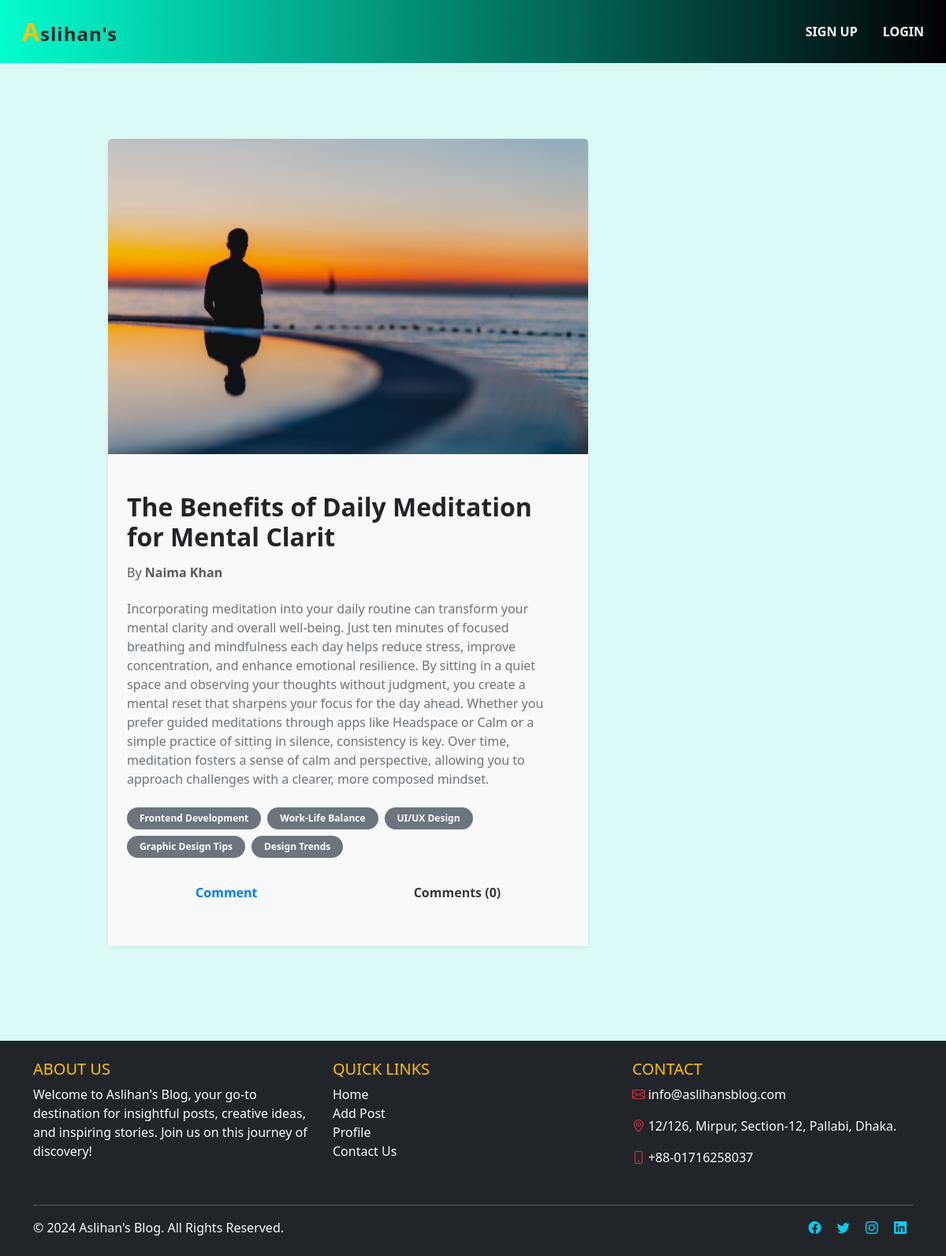
/post/post_details/32/, run on the app's committed database.
### posts/models.py (models this page shows, shortened)
class Post(models.Model):
    title = models.CharField(max_length=50)
    content = models.TextField()
    category = models.ManyToManyField(Category)
    author = models.ForeignKey(User, on_delete=models.CASCADE)
    image = models.ImageField(upload_to='post/', blank=True, null=True)

### categories/models.py (models this page shows, shortened)
class Category(models.Model):
    name = models.CharField(max_length=20)
    slug = models.CharField(max_length=100, unique=True, null=True, blank = True)

### posts/views.py (the view, shortened to what this page needs)
# urls.py: path('post_details/<int:id>/', views.PostDetails.as_view(), name = 'post_details'),
class PostDetails(DetailView):
    model = models.Post
    template_name = 'post_details.html'
    pk_url_kwarg = 'id'
    def get_context_data(self, **kwargs):
        context = super().get_context_data(**kwargs)
        post = self.object # post model er object ekhane store korlam
        comments = post.comments.all()
        comment_form = forms.CommentForm()
        context['comments'] = comments
        context['comment_form'] = comment_form
        return context

### posts/templates/post_details.html (shortened to what this page needs)
{% extends "base.html" %}
{% block content %}
<div class="container py-5">
  <div class="row justify-content-center">
    <div class="col-lg-10">
      <div class="row">
        <div class="col-lg-8 mb-4">
          <div class="card shadow-sm border-0 rounded-lg">
            {% if post.image %}
            <img
              src="{{ post.image.url }}"
              class="card-img-top"
              alt="Post Image"
              style="max-height: 400px; object-fit: cover;"
            />
            {% endif %}
            <div class="card-body px-4 py-5 bg-light">
              <h2 class="card-title fw-bold text-dark mb-3">{{ post.title }}</h2>
              <h6 class="text-muted">
                By <span class="fw-bold">{{ post.author.first_name }} {{ post.author.last_name }}</span>
              </h6>
              <p class="card-text text-secondary mt-4">{{ post.content }}</p>
              <div class="d-flex flex-wrap gap-2 mt-4">
                {% for cat in post.category.all %}
                <span class="badge bg-secondary text-white px-3 py-2 rounded-pill">{{ cat.name }}</span>
                {% endfor %}
              </div>
              <div class="d-flex justify-content-around align-items-center gap-4 mt-4">
                <a
                  id="toggleCommentForm"
                  class="text-decoration-none fw-bold px-3 py-2"
                  onclick="toggleSection('commentFormSection')"
                  style="
                    color: #007bff;
                    transition: all 0.3s ease;
                    font-size: 1rem;
                    cursor: pointer;
                  "
                  onmouseover="this.style.backgroundColor='#007bff'; this.style.color='#fff'; this.style.transform='scale(1.05)';"
                  onmouseout="this.style.backgroundColor='transparent'; this.style.color='#007bff'; this.style.transform='scale(1)';"
                >
                  Comment
                </a>
                <a
                  id="toggleComments"
                  class="text-decoration-none fw-bold px-3 py-2"
                  onclick="toggleSection('commentsSection')"
                  style="
                    color: #343a40;
                    transition: all 0.3s ease;
                    font-size: 1rem;
                    cursor: pointer;
                  "
                  onmouseover="this.style.backgroundColor='#343a40'; this.style.color='#fff'; this.style.transform='scale(1.05)';"
                  onmouseout="this.style.backgroundColor='transparent'; this.style.color='#343a40'; this.style.transform='scale(1)';"
                >
                Comments ({{ comments|length }})
                </a>
              </div>
            </div>
          </div>
        </div>
        <div class="col-lg-4">
                {% load crispy_forms_tags %}
        </div>
      </div>
    </div>
  </div>
</div>
{% endblock %}

### templates/base.html (style rules this page uses)
html, body { height: 100%; margin: 0; background-color: #dbf9f6; color: #2c3e50; }
body { display: flex; flex-direction: column; }
.card { transition: transform 0.3s ease, box-shadow 0.3s ease; }

### data on the page
Post: image (picture), title "The Benefits of Daily Meditation for Mental Clarit", author.first_name "Naima", author.last_name "Khan", content "Incorporating meditation into your daily routine can transform your mental clarity and overall well-being. Just ten minutes of focused breathing and mindfulness each day helps reduce stress, improve concentration, and enhance emotional resilience. By sitting in a quiet space and observing your thoughts without judgment, you create a mental reset that sharpens your focus for the day ahead. Whether you prefer guided meditations through apps like Headspace or Calm or a simple practice of sitting in silence, consistency is key. Over time, meditation fosters a sense of calm and perspective, allowing you to approach challenges with a clearer, more composed mindset."
Category: name "Frontend Development"
Category: name "Work-Life Balance"
Category: name "UI/UX Design"
Category: name "Graphic Design Tips"
Category: name "Design Trends"

### other printed values
{{ comments|length }} "0"
